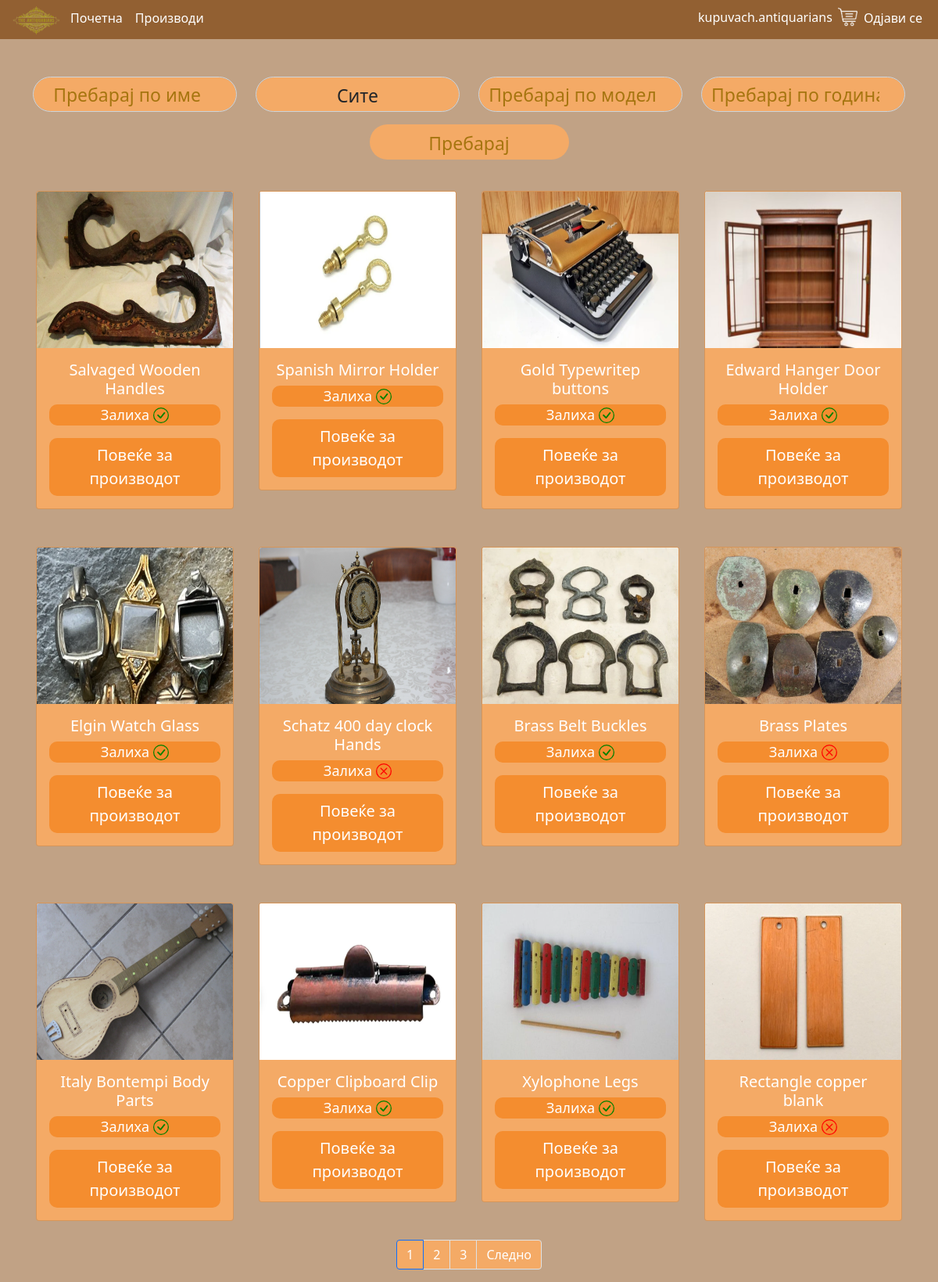
The page /products/ (signed in) on the database its author committed.
### The_Antiquarians_app/models.py (models this page shows, shortened)
class Product(models.Model):
    CATEGORY = [
        ('Мебел', 'Мебел'),
        ('Накит', 'Накит'),
        ('Часовници', 'Часовници'),
        ('Кујнски прибор', 'Кујнски прибор'),
        ('Декоративни работи', 'Декоративни работи'),
        ('Интериор', 'Интериор'),
        ('Музички инструменти', 'Музички инструменти'),
        ('Играчки', 'Играчки'),
        ('Текстил', 'Текстил'),
    ]
    seller_name_and_surname = models.CharField(max_length=100, null=True, blank=True)
    seller_city = models.CharField(max_length=100, null=True, blank=True)
    seller_email = models.CharField(max_length=100, null=True, blank=True)
    seller_phone_number = models.CharField(max_length=100, null=True, blank=True)
    name = models.CharField(max_length=100, null=False, blank=False)
    price = models.IntegerField(null=False, blank=False)
    quantity = models.IntegerField(null=False, blank=False)
    year = models.IntegerField(null=False, blank=False)
    category = models.CharField(max_length=255, null=False, blank=False, choices=CATEGORY)
    model = models.CharField(max_length=255, null=False, blank=False)
    image = models.ImageField(upload_to="The_Antiquarians_app/static/images/images")
    description = models.TextField(max_length=500)
    @property
    def imageURL(self):
        try:
            url = self.image.url
        except:
            url = ''
        return url

### The_Antiquarians_app/views.py (the view)
# urls.py: path('products/', products, name="products"),
def products(request):
    name_filter = request.GET.get('name_filter')
    category_filter = request.GET.get('category_filter')
    model_filter = request.GET.get('model_filter')
    year_filter = request.GET.get('year_filter')
    all_products = Product.objects.all()
    if name_filter:
        all_products = all_products.filter(name__icontains=name_filter)
    if category_filter:
        all_products = all_products.filter(category__icontains=category_filter)
    if model_filter:
        all_products = all_products.filter(model__icontains=model_filter)
    if year_filter:
        all_products = all_products.filter(year__icontains=year_filter)
    paginator = Paginator(all_products, 12)
    page_number = request.GET.get('page')
    all_products = paginator.get_page(page_number)
    categories = []
    for category in Product.CATEGORY:
        categories.append(category[1])
    context = {
        "products": all_products,
        "name_filter_value": name_filter,
        "category_filter_value": category_filter,
        "model_filter_value": model_filter,
        "year_filter_value": year_filter,
        "categories": categories
    }
    return render(request, "products.html", context=context)

### The_Antiquarians_app/templates/products.html (shortened to what this page needs)
{% extends 'main.html' %}
{% load static %}
{% block content %}
    <div class="container mt-5">
        <form method="GET" action="{% url 'products' %}">
            <div class="row">
                <div class="col-lg-3 col-md-6">
                    <input class="form-control btn-search-products" type="search" name="name_filter"
                           placeholder="Пребарај по име" aria-label="Search"
                            >
                </div>
                <div class="col-lg-3 col-md-6">
                    <div class="dropdown">
                        <select class="form-control dropdown-toggle btn-search-products w-100" name="category_filter">
                            <option value="">Сите</option>
                        </select>
                    </div>
                </div>
                <div class="col-lg-3 col-md-6">
                    <input class="form-control btn-search-products" type="search" name="model_filter"
                           placeholder="Пребарај по модел" aria-label="Search"
                            >
                </div>
                <div class="col-lg-3 col-md-6">
                    <input class="form-control btn-search-products" type="search" name="year_filter"
                           placeholder="Пребарај по година" aria-label="Search"
                            >
                </div>
            </div>
            <div class="col-lg-3 col-md-3 container my-3">
                <button class="btn w-100 btn-add-new-product" type="submit">Пребарај</button>
            </div>
        </form>
    </div>
    <div class="container">
        <div class="row justify-content-center">
            {% for product in products %}
                <div class="px-3 col-3 my-4">
                    <div class="card product-container">
                        <img src="{{ product.imageURL }}" class="card-img-top img-prod">
                        <div class="card-body">
                            <h5 class="card-title text-white text-center">{{ product.name }}</h5>
                            {% if product.quantity > 0 %}
                                <p class="card-btn-stock text-white">
                                    Залиха
                                </p>
                            {% else %}
                                <p class="card-btn-stock text-white">
                                    Залиха
                                </p>
                            {% endif %}
                            <div class="d-flex justify-content-center card-btn-product">
                                <a class="text-white btn fs-5" href="{% url 'product_details' product.id %}">Повеќе за
                                    производот</a>
                            </div>
                        </div>
                    </div>
                </div>
            {% endfor %}
        </div>
    </div>
    <nav aria-label="Page navigation example">
        <ul class="pagination justify-content-center">
            {% for num in products.paginator.page_range %}
                {% if products.number == num %}
                    <li class="page-item active">
                        <span class="page-link">{{ num }}</span>
                    </li>
                {% else %}
                    <li class="page-item">
                        <a class="page-link" href="?page={{ num }}">{{ num }}</a>
                    </li>
                {% endif %}
            {% endfor %}
            {% if products.has_next %}
                <li class="page-item">
                    <a class="page-link" href="?page={{ products.next_page_number }}">Следно</a>
                </li>
            {% endif %}
        </ul>
    </nav>
{% endblock content %}

### The_Antiquarians_app/templates/main.html (shortened to what this page needs)
<!DOCTYPE html>
{% load static %}
<html lang="en">
<head>
    <link rel="stylesheet" type="text/css" href="{% static 'css/main.css' %}">
    <link href="https://cdn.jsdelivr.net/npm/bootstrap@5.0.2/dist/css/bootstrap.min.css" rel="stylesheet"
>
</head>
<body>
<nav class="navbar-expand-lg navcolor">
    <div class="container-fluid">
        <div class="collapse navbar-collapse" id="navbarSupportedContent">
            <ul class="navbar-nav me-auto mb-3 mb-lg-0 leftsidenavbar">
                <li class="nav-item">
                    <img src="{% static 'images/logo.png' %}" style="width: 70px; height: 50px">
                </li>
                <li class="nav-item">
                    <a class="nav-link active text-white" aria-current="page" href="{% url 'home' %}">Почетна</a>
                </li>
                <li class="nav-item">
                    <a class="nav-link active text-white" aria-current="page" href="{% url 'products' %}">Производи</a>
                </li>
            </ul>
            <ul class="navbar-nav ml-5 mb-3 mt-1 mb-lg-0">
                {% if user.is_authenticated %}
                    <li class="nav-item navbarusername">
                        <p class="text-white">{{ request.user }}</p>
                    </li>
                    <li class="nav-item mt-1">
                        <a href="{% url 'shopping_cart' %}">
                            <img src="{% static 'images/shoppingcartlogo.png' %}"
                                 style="width: 1.563rem; height: 1.563rem;">
                        </a>
                    </li>
                {% endif %}
                {% if user.is_authenticated %}
                    <li class="nav-item">
                        <a class="nav-link active text-white" style="margin-top: -0.094rem" aria-current="page"
                           href="{% url 'logout_user' %}">Одјави се</a>
                    </li>
                {% else %}
                    <li class="nav-item">
                        <a class="nav-link active text-white" style="margin-top: -0.65rem" aria-current="page"
                           href="{% url 'login_page' %}">Најави се</a>
                    </li>
                {% endif %}
            </ul>
        </div>
    </div>
</nav>
<div>
    {% block content %}
    {% endblock content %}
</div>
</body>
</html>

### The_Antiquarians_app/static/css/main.css (style rules this page uses)
body { background-color: #c1a285 !important; }
.navcolor { background-color: #926032; }
.leftsidenavbar { align-items: baseline; }
.navbarusername { margin: 0.4rem 0.438rem 0 0.438rem; }
.btn-search-products { background-color: #f4aa66 !important; border-radius: 1.563rem !important; height: 2.813rem; font-size: 1.438rem !important; color: white; text-align: center; }
.btn-add-new-product { background-color: #f4aa66 !important; border-radius: 1.563rem !important; height: 2.813rem; font-size: 1.438rem !important; color: white; text-align: center; color: #a6750f !important; }
::placeholder { color: #a6750f !important; }
.card-btn-stock { background-color: #f48d2f !important; border-radius: 0.625rem !important; font-size: 1.125rem !important; width: 100%; text-align: center; display: flex; align-items: center; justify-content: center; flex-direction: row; }
.stock { margin-left: 5px; }
.card-btn-product { background-color: #f48d2f !important; border-radius: 0.625rem !important; font-size: 1.125rem !important; }
.product-container { background-color: #f4aa66 !important; }
.page-link { color: white !important; background-color: #f4aa66 !important; }
.img-prod { background-color: white !important; height: 200px !important; }

### rows shown on the page
Product: imageURL (picture), name "Salvaged Wooden Handles", quantity "Залиха"
Product: imageURL (picture), name "Spanish Mirror Holder", quantity "Залиха"
Product: imageURL (picture), name "Gold Typewriteр buttons", quantity "Залиха"
Product: imageURL (picture), name "Edward Hanger Door Holder", quantity "Залиха"
Product: imageURL (picture), name "Elgin Watch Glass", quantity "Залиха"
Product: imageURL (picture), name "Schatz 400 day clock Hands", quantity "Залиха"
Product: imageURL (picture), name "Brass Belt Buckles", quantity "Залиха"
Product: imageURL (picture), name "Brass Plates", quantity "Залиха"
Product: imageURL (picture), name "Italy Bontempi Body Parts", quantity "Залиха"
Product: imageURL (picture), name "Copper Clipboard Clip", quantity "Залиха"
Product: imageURL (picture), name "Xylophone Legs", quantity "Залиха"
Product: imageURL (picture), name "Rectangle copper blank", quantity "Залиха"

### other values the page prints
{{ request.user }} "kupuvach.antiquarians"
{{ num }} "1"
{{ num }} "2" "3"
